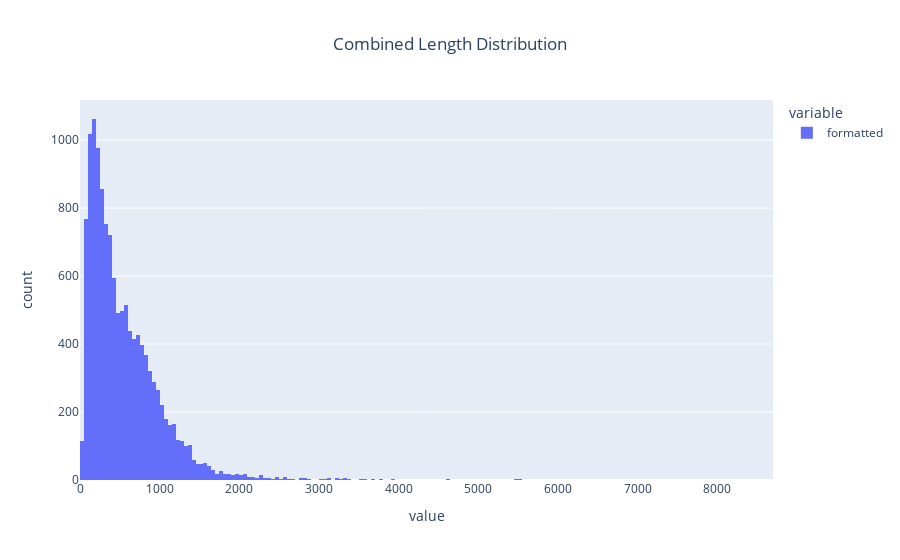

Source (notebook cell):
### Code cell
# Combined length distribution
combined_lengths = temp_df['formatted'].apply(tokenizer.tokenize).apply(len)

# Plot combined lengths
fig = px.histogram(combined_lengths, title='Combined Length Distribution')
fig.update_layout(title_x=0.5)
fig.show()

### Figure 1 — Plotly figure (JSON) as saved in the notebook; plotly's stock layout.template omitted (floating-point values rounded to 4 significant figures; data arrays with more than 128 entries replaced by an {"elided": "..."} marker saying what was removed)
{"data": [{"alignmentgroup": "True", "bingroup": "x", "hovertemplate": "variable=formatted<br>value=%{x}<br>count=%{y}<extra></extra>", "legendgroup": "formatted", "marker": {"color": "#636efa", "pattern": {"shape": ""}}, "name": "formatted", "offsetgroup": "formatted", "orientation": "v", "showlegend": true, "type": "histogram", "x": {"elided": "13020 int values"}, "xaxis": "x", "yaxis": "y"}], "layout": {"barmode": "relative", "legend": {"title": {"text": "variable"}, "tracegroupgap": 0}, "title": {"text": "Combined Length Distribution", "x": 0.5}, "xaxis": {"anchor": "y", "domain": [0, 1], "title": {"text": "value"}}, "yaxis": {"anchor": "x", "domain": [0, 1], "title": {"text": "count"}}}}
